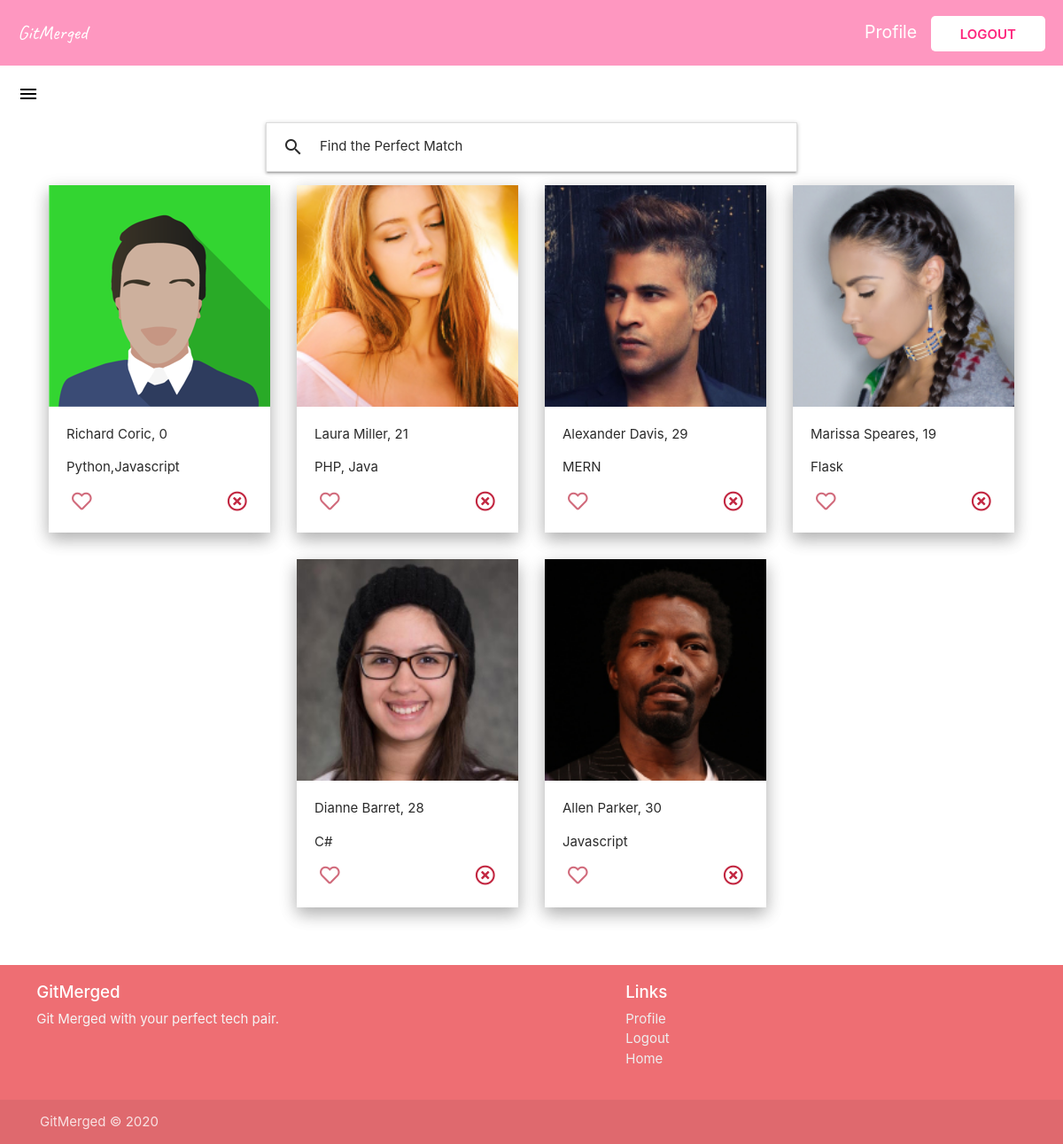
Page /home/ (signed in) on the earlier database version.
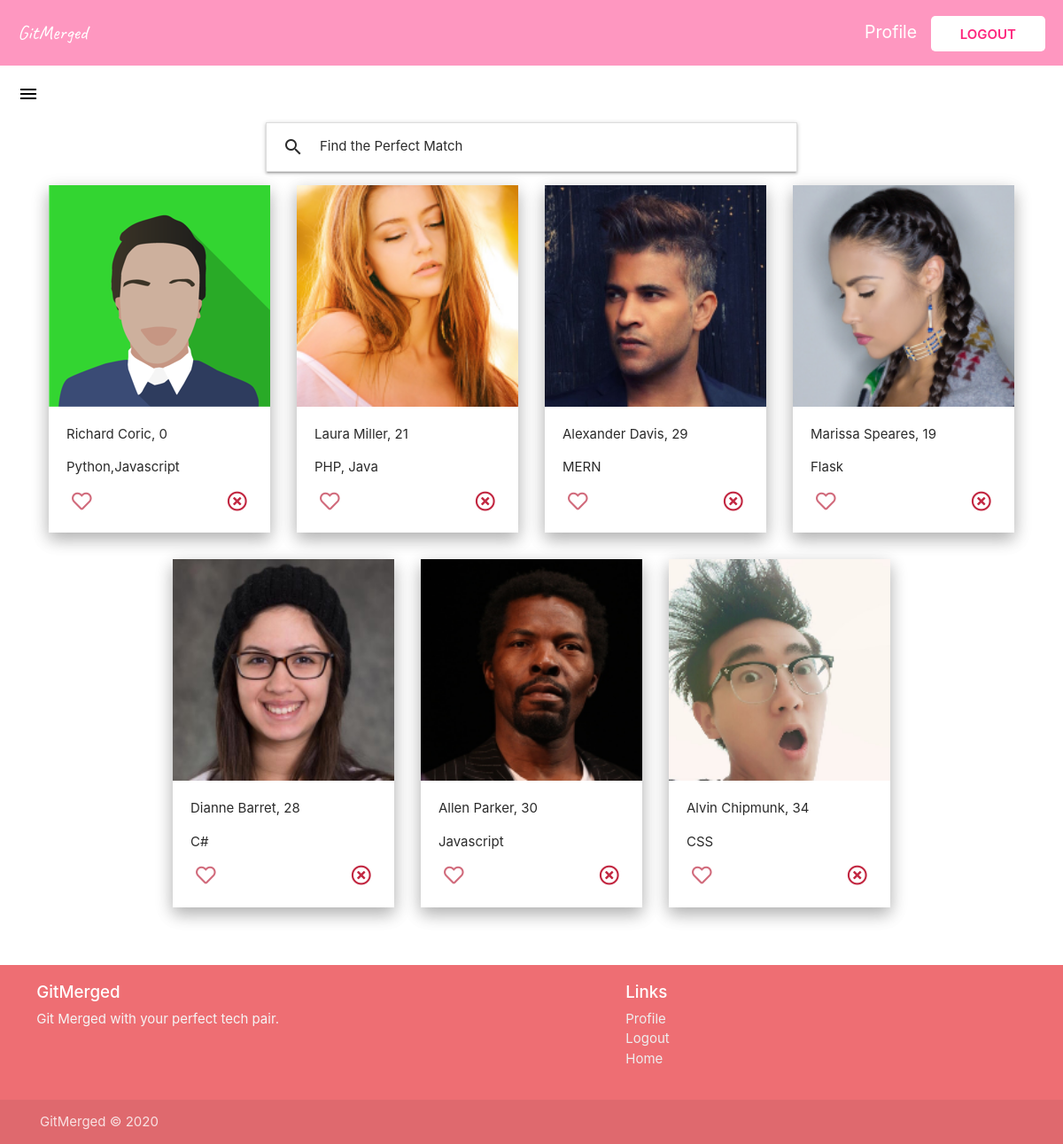
Same page on the later database version.
### users/models.py (models this page shows, shortened)
class Profile(models.Model):
    user = models.OneToOneField(User, on_delete=models.CASCADE)
    full_name = models.CharField(max_length=100, null=True)
    age = models.IntegerField(null=True)
    gender = models.CharField(max_length=50, blank=True, null=True)
    profile_image = models.ImageField(
        upload_to='profile_pic', default="default.jpg", null=True, blank=True)
    bio = models.TextField(null=True)
    tech_stack = models.CharField(max_length=500, null=True)
    likeability = models.ManyToManyField(
        User, related_name="likes", blank=True)
    blocked_by = models.ManyToManyField(
        User, related_name="blocked", blank=True)

### main/views.py (the view)
# urls.py: path("home/", views.datePage, name="date-page"),
@login_required
def datePage(req):
    users = Profile.objects.all()
    user = req.user
    unreadMessages = Message.objects.filter(
        receiver=user).filter(status=False).count()
    myFilter = UserFilter(req.GET, queryset=users)
    users = myFilter.qs
    context = {
        'users': users,
        'userIn': user,
        'filter': myFilter,
        'unreadmsgs': unreadMessages
    }
    return render(req, "date-page.html", context)

### main/templates/date-page.html (shortened to what this page needs)
{% extends "base.html" %}
{% block head %}
<link
  rel="stylesheet"
  href="https://stackpath.bootstrapcdn.com/bootstrap/4.5.2/css/bootstrap.min.css"
/>
{% endblock head %}
{% block content %}
<section class="date-page">
  <div class="navigation navigation--bg">
    <a href="" class="logo link">GitMerged</a>
    <div>
      {% if user.is_authenticated %}
      <a href="{% url 'profile-page' %}" class="profile-link link">Profile</a>
      <a href="{% url 'logout' %}" class="login link">Logout</a>
      {% else %}
      <a href="{% url 'login' %}" class="login link">Log in</a>
      {% endif %}
    </div>
  </div>
  <div class="burger">
    {% if unreadmsgs > 0 %}
      <a href="#" data-target="slide-out" class="sidenav-trigger"
        ><span class="new badge">{{unreadmsgs}}</span>
        <i class="material-icons" style="color: black; margin: 20px;">menu</i>
      </a>
    {% else %}
      <a href="#" data-target="slide-out" class="sidenav-trigger"
        >
        <i class="material-icons" style="color: black; margin: 20px;">menu</i>
      </a>
    {% endif %}
  </div>
  <ul class="collapsible" id="filter">
    <li>
      <div class="collapsible-header">
        <i class="material-icons">search</i>Find the Perfect Match
      </div>
    </li>
  </ul>
  <div class="users-container">
    {% for user in users %}
      {% if user.user != userIn %}
        {% if userIn not in user.blocked_by.all %}
        <div class="user-card">
          <a href="{% url 'user-detail' user.pk %}">
            <img src="{{user.profile_image.url}}" class="image-home" alt="" />
          </a>
          <div class="info-container">
            <p>{{user.full_name}}, {{user.age}}</p>
            <p>{{user.tech_stack}}</p>
            <div style="display: flex; justify-content: space-between;">
              <form action="{% url 'like' user.pk %}" method="POST">
                {% if userIn not in user.likeability.all %}
                <button
                  class="like-btn"
                  type="submit"
                  ,
                  name="user_id"
                  ,
                  value="{{user.id}}"
                >
                  <i class="far fa-heart"></i>
                </button>
                {% endif %}
              </form>
              <form action="{% url 'block' user.pk %}" method="POST">
                <button
                  class="block-btn"
                  type="submit"
                  ,
                  name="user_id"
                  ,
                  value="{{user.id}}"
                >
                  <i class="far fa-times-circle"></i>
                </button>
              </form>
            </div>
          </div>
        </div>
        {% endif %}
      {% endif %}
    {% endfor %}
  </div>
</section>
{% include "footer.html" %}
{% endblock content %}

### main/templates/base.html (shortened to what this page needs)
{% load static %}
<!DOCTYPE html>
<html lang="en">
  <head>
    <link
      rel="stylesheet"
      href="https://cdnjs.cloudflare.com/ajax/libs/materialize/1.0.0/css/materialize.min.css"
    />
    <link rel="stylesheet" href="{% static 'main/main.css' %}" />
    <link
      rel="stylesheet"
      href="https://cdnjs.cloudflare.com/ajax/libs/font-awesome/5.14.0/css/all.min.css"
    />
    {% block head %}{% endblock head %}
  </head>
  <body>
    {% block content %}{% endblock content %}
  </body>
</html>

### main/templates/footer.html
<footer class="page-footer">
  <div class="container">
    <div class="row">
      <div class="col l6 s12">
        <h5 class="white-text">GitMerged</h5>
        <p class="grey-text text-lighten-4">
          Git Merged with your perfect tech pair.
        </p>
      </div>
      <div class="col l4 offset-l2 s12">
        <h5 class="white-text">Links</h5>
        <ul>
          <li>
            <a class="grey-text text-lighten-3" href="{% url 'profile-page' %}"
              >Profile</a
            >
          </li>
          <li>
            <a class="grey-text text-lighten-3" href="{% url 'logout' %}"
              >Logout</a
            >
          </li>
          <li>
            <a class="grey-text text-lighten-3" href="{% url 'date-page' %}"
              >Home</a
            >
          </li>
        </ul>
      </div>
    </div>
  </div>
  <div class="footer-copyright">
    <div class="container">
      GitMerged © 2020
    </div>
  </div>
</footer>

### main/static/main/main.css (style rules this page uses)
.image-home { height: 250px; }
a { text-decoration: none !important; }
.navigation { z-index: 999; text-decoration: none; color: white; display: flex; justify-content: space-between; align-items: center; grid-row: 0/1; padding: 20px; font-size: 1.3rem; }
.navigation--bg { background: #fd267c7a; }
.logo { color: white; font-family: "Caveat", cursive; font-size: 1.5rem; }
.login { text-decoration: none; color: #fd267d; position: relative; background: white; padding: 0.7rem 2.2rem; text-transform: uppercase; font-weight: 600; font-size: 1rem; border-radius: 5px; }
.profile-link { text-decoration: none; color: white; margin-right: 10px; }
.user-card { margin: 15px; box-shadow: 0 8px 17px 0 rgba(0, 0, 0, 0.2), 0 6px 20px 0 rgba(0, 0, 0, 0.15); color: #2b2b2b; }
.users-container { display: flex; justify-content: center; flex-wrap: wrap; margin-bottom: 50px; }
.info-container { padding: 20px; }
.like-btn, .block-btn { background: transparent; border: 0; transition: transform 250ms ease; }
.like-btn i { font-size: 1.5rem; color: rgb(209, 107, 124); }
.block-btn i { font-size: 1.5rem; color: rgba(187, 15, 44, 0.9); }
#filter { margin: auto; max-width: 50vw; color: #2b2b2b; }
.burger a { position: relative; }

Differences in the rows shown:
added Profile: profile_image (picture), full_name "Alvin Chipmunk", age "34", tech_stack "CSS", {{ user.id }} 10 (drawn)
